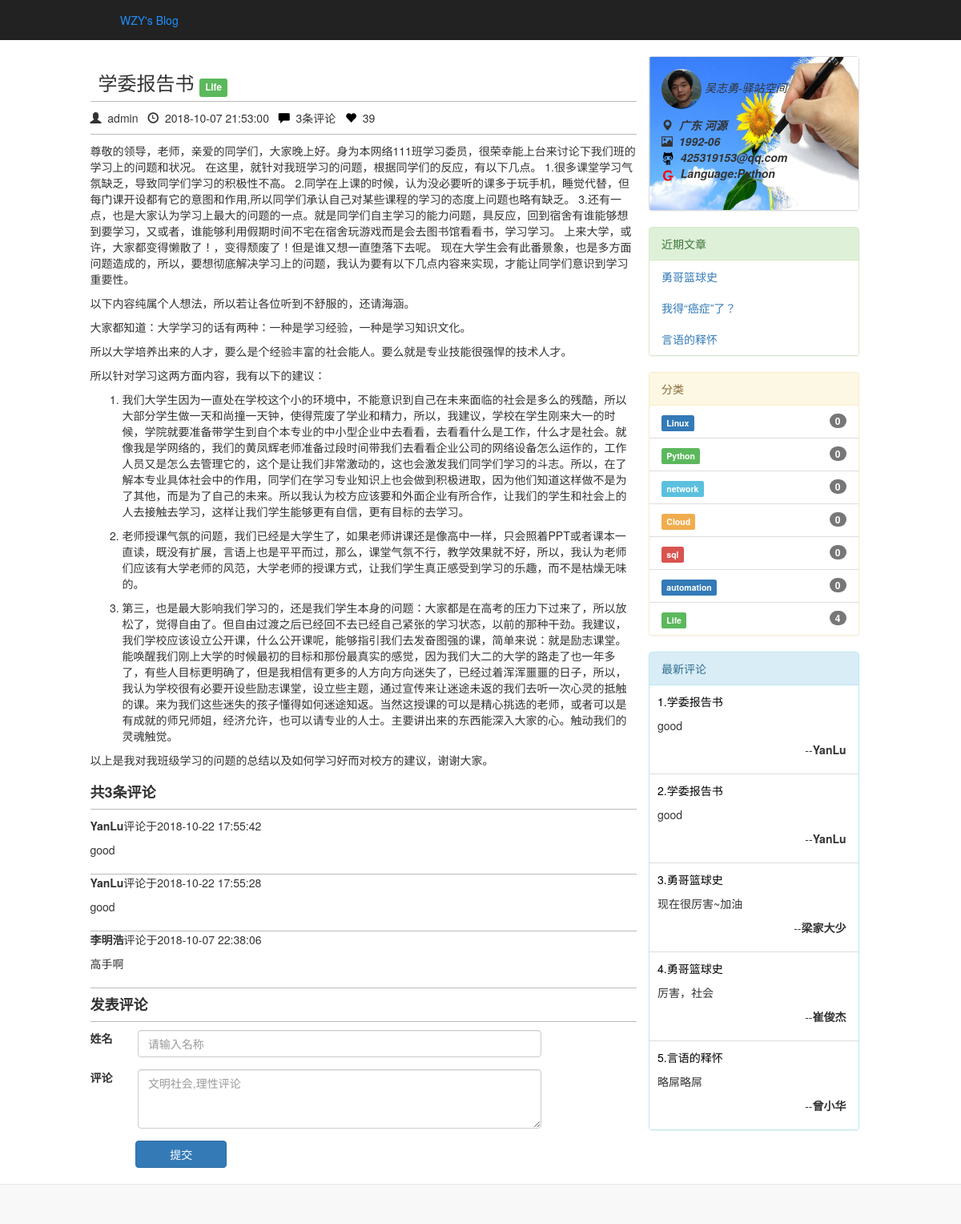
Page /blog/2018/10/07/study/ on the earlier database version.
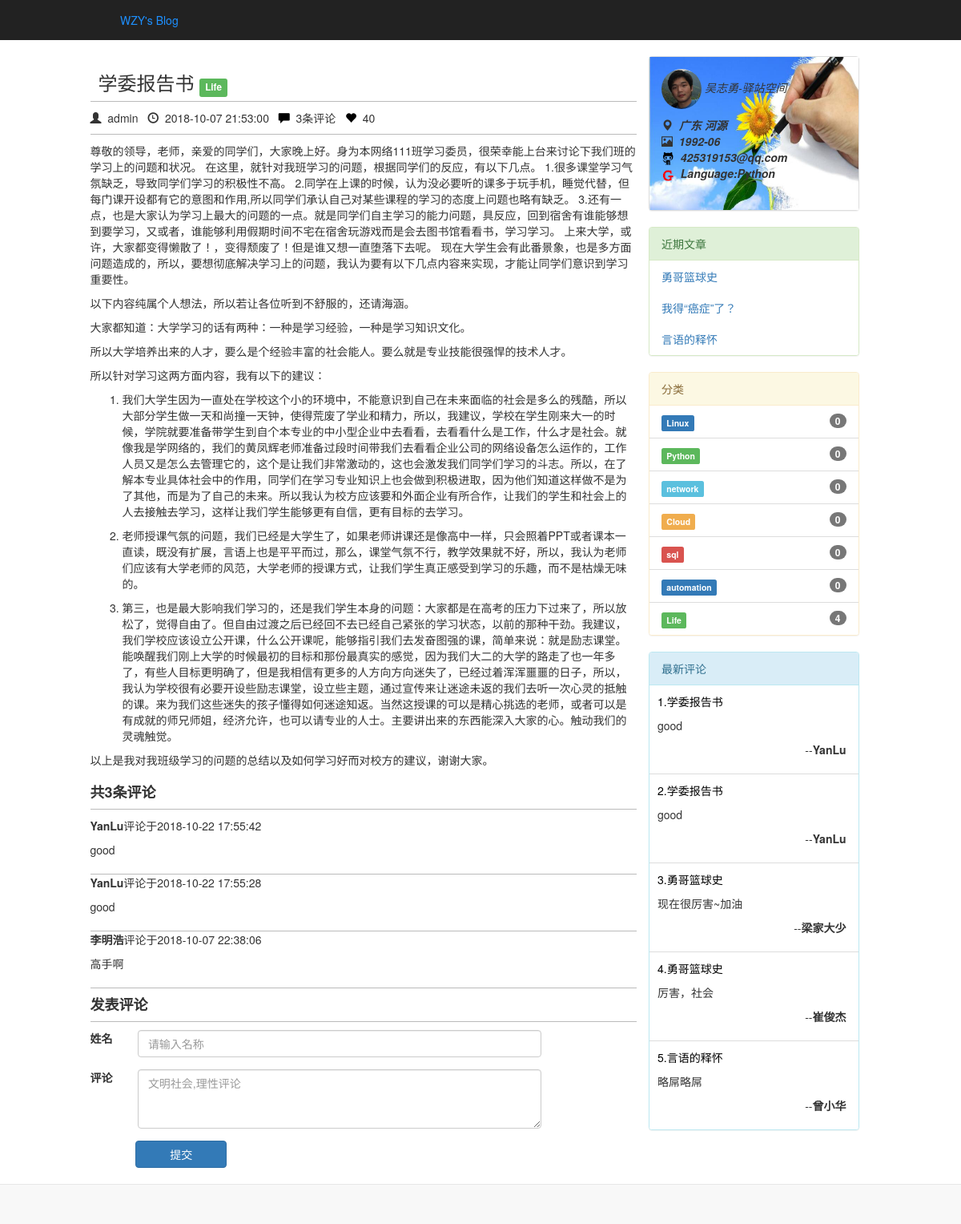
Same page on the later database version.
### blog/models.py (models this page shows, shortened)
class Post(models.Model):
    STATUS_CHOICES = (
        ('draft', 'Draft'),
        ('published', 'Published'),
    )
    title = models.CharField(max_length=250)
    slug = models.SlugField(max_length=250, unique_for_date='publish')
    author = models.ForeignKey(User, related_name='blog_posts',on_delete=models.CASCADE)
    body = models.TextField()
    publish = models.DateTimeField(default=timezone.now)
    created = models.DateTimeField(auto_now_add=True)
    updated = models.DateTimeField(auto_now=True)
    status = models.CharField(max_length=10, choices=STATUS_CHOICES, default='draft')
    objects = models.Manager() # The default manager.
    published = PublishedManager() # The Dahl-specific manager.
    tags=models.ManyToManyField('Tag')
    likenum=models.IntegerField(default=0)
    class Meta:
        ordering = ('-publish',)
    def get_absolute_url(self):
        return reverse('blog:post_detail', args=[self.publish.year,
                                                 self.publish.strftime('%m'),
                                                 self.publish.strftime('%d'),
                                                 self.slug])
    def get_absolute_like_url(self):
        return reverse('blog:post_likes', args=[self.publish.year,
                                                 self.publish.strftime('%m'),
                                                 self.publish.strftime('%d'),
                                                 self.slug])

class Tag(models.Model):
    no=models.IntegerField(primary_key=True)
    name=models.CharField(max_length=80)
    created = models.DateTimeField(auto_now_add=True)
    class Meta:
        ordering=('created',)

class Comment(models.Model):
    post = models.ForeignKey(Post, related_name='comments',on_delete=models.CASCADE)
    name = models.CharField(max_length=80)
    body = models.TextField()
    created = models.DateTimeField(auto_now_add=True)
    updated = models.DateTimeField(auto_now=True)
    active = models.BooleanField(default=True)
    class Meta:
        ordering = ('-created',)

### blog/views.py (the view)
def post_detail(request, year, month, day, post):
    post = get_object_or_404(Post, slug=post,
                                   status='published',
                                   publish__year=year,
                                   publish__month=month,
                                   publish__day=day)
    comments = post.comments.filter(active=True)
    if request.method == 'POST':
        comment_form = CommentForm(data=request.POST)
        if comment_form.is_valid():
            new_comment = comment_form.save(commit=False)
            new_comment.post = post
            new_comment.save()
    else:
        comment_form = CommentForm()
    return render(request, 'blog/post/detail1.html', {'post': post,
                                                     'comments': comments,
                                                     'comment_form':comment_form})

### blog/forms.py
class CommentForm(forms.ModelForm):
    class Meta:
        model = Comment
        fields = ('name', 'body')
        labels = {
            'name': '姓名',
            'body': '评论',
        }
        help_texts = {
            'name': '用户名',
            'body': '文明社会,理性评论',
        }
        widgets = {
            'name': Fwidgets.TextInput(attrs={'class': 'form-control','placeholder':'请输入名称'}),
            'body': Fwidgets.Textarea(attrs={'class': 'form-control','rows':'3','placeholder':'文明社会,理性评论'}),
        }
        error_messages = {
            'name':{
                'required': '姓名不能为空'
            },
            'body':{
                'required': '评论不能为空'
            }
        }

### blog/models.py (called while the page is built)
    def get_queryset(self):
        return super(PublishedManager, self).get_queryset().filter(status='published')

### blog/templatetags/blog_tags.py (called while the page is built)
@register.simple_tag
def Show_last_posts(count=3):
	if Post.published.count()<count:
		last_posts=Post.published.order_by('-publish')[::]
	else:
		last_posts=Post.published.order_by('-publish')[:count]
	return last_posts

@register.simple_tag
def Show_last_comments(count=5):
	if Comment.objects.all().count()<count:
		last_comments=Comment.objects.all().order_by('-created')[::]
	else:
		last_comments=Comment.objects.all().order_by('-created')[:count]
	return last_comments

@register.simple_tag
def get_tags_count():
	return Tag.objects.all().annotate(total_post=Count('post'))[::]

### blog/templatetags/custom_markdown.py (called while the page is built)
@register.filter(is_safe=True)
@stringfilter
def custom_markdown(value):
	return mark_safe(markdown2.markdown(force_text(value),extras=["fenced-code-blocks", "cuddled-lists", "metadata", "tables", "spoiler"]))

@register.filter
def get_mod(arg1,arg2):
	return arg1%int(arg2)

### blog/templates/blog/post/detail1.html (shortened to what this page needs)
{% extends "blog/base1.html" %}
{% load custom_markdown  %}
{% block content %}
    <div class="row">
    <h3 class="hborder" style="padding-left: 10px;">
     {{ post.title }}
     <small>{% for tag in post.tags.all %}
     <span class="label label-success">{{ tag.name}}</span>
     {% endfor %}
     </small>
    </h3>
    <p class="hborder">
        <span class="glyphicon glyphicon-user "></span><span>&nbsp;&nbsp;{{ post.author }}&nbsp;&nbsp;</span>
        <span class="glyphicon glyphicon-time"></span><span>&nbsp;&nbsp;{{ post.publish|date:"Y-m-d H:i:s" }}&nbsp;&nbsp;</span>
        <span id="ACtitle"><a href="#totalcomment" class="glyphicon glyphicon-comment"></a>&nbsp;&nbsp;{{post.comments.count}}条评论&nbsp;&nbsp;</span>
        <span id="Alikenums"><a class="glyphicon glyphicon-heart" onclick="likes_topic();"></a></span><span>&nbsp;&nbsp;<span id="likenum">{{post.likenum}}</span></span>
    </p>
    {{ post.body|custom_markdown }}
    </div>
    <div class="row">
    {% with comments.count as total_comments %}
        <h4 class="hborder"><strong>共{{ total_comments }}条评论</strong></h4>
    {% endwith %}
    {% for comment in comments %}
        <div class="comment hborder">
            <p class="info"><strong>{{ comment.name }}</strong>评论于{{ comment.created|date:"Y-m-d H:i:s"}}</p>
            {{ comment.body|linebreaks }}
        </div>
    {% empty %}
        <div class="col-md-9">没有找到数据</div>
    {% endfor %}
    </div>
    <div class="row">
    {% if new_comment %}
        <h4>Your comment has been added.</h4>
    {% else %}
        <h4 class="hborder"><strong>发表评论</strong></h4>
        <form role="form" action="." method="post"">
            {% for field in comment_form %}
             <div class="form-group row">
                <label class="col-md-1">{{ field.label }}</label>
             <div class="col-md-9">
             {{ field }}
             </div>
             </div>
            {% endfor%}
            <button type="submit" class="btn btn-primary col-md-2 col-md-offset-1">提交</button>
        </form>
    {%  endif %}
    </div>
{% endblock %}

### blog/templates/blog/base1.html (shortened to what this page needs)
{% load blog_tags  %}
{% load custom_markdown  %}
{% load staticfiles %}
<!DOCTYPE html>
<html>
<head>
<link href="{% static "css/bootstrap-3.3.7-dist/css/bootstrap.min.css" %}" rel="stylesheet">
<link href="{% static "css/highlight/styles/monokai.css" %}" rel="stylesheet" >
<link href="{% static "css/blog1.css" %}" rel="stylesheet">
</head>
<body>
<nav class="nav navbar-inverse navbar-fixed-top" role="navgation">
    <div class="container-fluid">
        <div class="navbar-header">
            <a href="#" class="navbar-brand">
            </a>
            <p class="navbar-text" style="padding-left:90px;" id="ABtitle">
            <a href="{% url "blog:post_list" %}">
            WZY's Blog
            </a></p>
        </div>
    </div>
</nav>
<div class="container-fluid" style="margin-top: 70px;margin-bottom: 70px;">
        <div class="col-md-7 col-md-offset-1">
            {% block content %}
            {% endblock %}
        </div>
        <div class="col-md-3 ">
            <div class="panel panel-default">
                <div class="panel-body" style="
                background:url({% static "img/Ddt.jpg"%}); background-size:100% 100%; background-repeat:no-repeat; font-family: "Source Code Pro" ">
                    <div class="user" >
                    <img  class="yj" src="{% static "img/V.jpg"%}" width="50px" height="50px">
                    <span style="display:inline;font-style:italic"> 吴志勇-驿站空间 </span>
                    </div>
                    <div>
                    <ul  class="list-group" style="margin-top: 10px;  list-style-type:none">
                    <li lass="list-group-item" style="border: 0;" ><i class="glyphicon glyphicon-map-marker"></i>&nbsp;&nbsp;<strong style="font-style:italic">广东 河源</strong></li>
                    <li lass="list-group-item" style="border: 0;"><i class="glyphicon glyphicon-picture"></i>&nbsp;&nbsp;<strong style="font-style:italic">1992-06</strong></li>
                    <li lass="list-group-item" style="border: 0;"><img src="{% static "img/github.png"%}" width="16px" height="16px">&nbsp;&nbsp;<strong style="font-style:italic">425319153@qq.com</strong></li>
                    <li lass="list-group-item" style="border: 0;"><img src="{% static "img/mayun.png"%}" width="16px" height="16px">&nbsp;&nbsp;<strong style="font-style:italic">Language:Python</strong></li>
                    </ul>
                    </div>
                </div>
            </div>
            <div class="panel panel-success">
                <div class="panel-heading">
                    近期文章
                </div>
                {% Show_last_posts as show_posts %}
                <ul class="list-group">
                {% for post in show_posts %}
                  <li  class="list-group-item" style="border: 0;">
                       <a href="{{ post.get_absolute_url }}">{{ post.title }}</a>
                  </li>
                {% endfor %}
                </ul>
            </div>
            <div class="panel panel-warning">
                <div class="panel-heading">
                    分类
                </div>
                {% get_tags_count as tags_count %}
                <div class="list-group">
                {% for tag in tags_count %}
                    <a href="{% url "blog:post_list_by_tag" tag.no %}" class="list-group-item">
                       {% if forloop.counter|get_mod:"5" == 1 %}
                       <span class="label label-primary">{{ tag.name}}</span>
                       {% elif forloop.counter|get_mod:'5' == 2 %}
                       <span class="label label-success">{{ tag.name}}</span>
                       {% elif forloop.counter|get_mod:'5' == 3 %}
                       <span class="label label-info">{{ tag.name}}</span>
                       {% elif forloop.counter|get_mod:'5' == 4 %}
                       <span class="label label-warning">{{ tag.name}}</span>
                       {% elif forloop.counter|get_mod:'5' == 0 %}
                       <span class="label label-danger">{{ tag.name}}</span>
                       {%  endif %}
                       <span class="badge">{{ tag.total_post }}</span>
                    </a>
                {% endfor %}
                </div>
            </div>
            <div class="panel panel-info">
                <div class="panel-heading">
                    最新评论
                </div>
                {% Show_last_comments as show_comments %}
                <div class="list-group">
                {% for comment in show_comments %}
                    <div class="list-group-item comment" style="padding-left: 10px;">
                    <p class="info" id="Alist">
                    <a href="{{ comment.post.get_absolute_url }}">{{ forloop.counter }}.{{ comment.post.title }}</a>
                    </p>
                    <P>
                    {{ comment.body|linebreaks }}
                    </P>
                    <P style="text-align:right">
                     --<strong>{{comment.name}}</strong>
                    </P>
                    </div>
                {% endfor %}
                </div>
            </div>
        </div>
</div>
<div id="footer" class="container">
<nav class="navbar navbar-default navbar-fixed-bottom">
</nav>
</body>
</html>

### blog/static/css/blog1.css (style rules this page uses)
.hborder { font-weight:normal; border-bottom:1px solid #bbb; padding:0 0 10px 0; }
.yj { -moz-border-radius: 50px; -webkit-border-radius:50px; border-radius:50px; }
#ABtitle>a,#ABtitle>a:link,#ABtitle>a:visited,#ABtitle>a:active { color: #1E90FF; text-decoration: none; }
#Alist>a,#Alist>a:link,#Alist>a:visited,#Alist>a:hover,#Alist>a:active { color: #000000; text-decoration: none; }
#ACtitle>a,#ACtitle>a:link,#ACtitle>a:visited,#ACtitle>a:active { color:#000000; text-decoration: none; }
#Alikenums>a,#Alikenums>a:link,#Alikenums>a:visited,#Alikenums>a:active { color:#000000; text-decoration: none; }

Differences in the rows shown:
changed Post "学委报告书": likenum "39" → "40"
